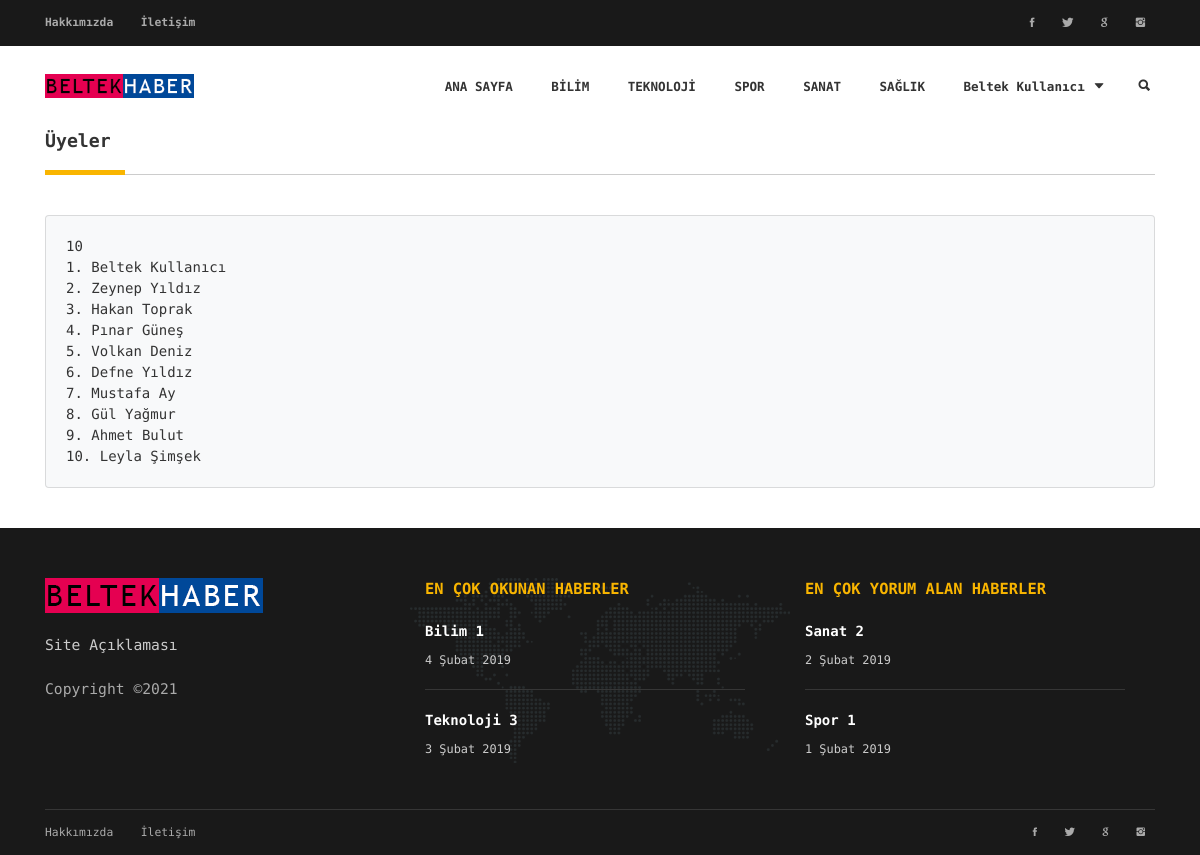
Page /index.php?sayfa=uyeler (signed in) on the committed database.
### tables this page shows
CREATE TABLE `kullanicilar` (
  `id` int(4) NOT NULL,
  `ad` varchar(40) NOT NULL,
  `soyad` varchar(40) NOT NULL,
  `eposta` varchar(40) NOT NULL,
  `sifre` varchar(32) NOT NULL,
  `yetki` int(11) NOT NULL
);

### uyeler.php (the view, shortened to what this page needs)
<div class="container">
	<h4 class="p-title"><b>Üyeler</b></h4>
	<div class="card bg-light mb-40">
	<article class="card-body">
		<?php
		include("ayarlar.php");
		$sorgu = "SELECT * FROM kullanicilar";
		$sec = mysqli_query($baglanti, $sorgu);
		$kayitSayisi = mysqli_num_rows($sec);
		echo $kayitSayisi;
		echo "<br>";
			$i=1;
			while($sonuc = mysqli_fetch_array($sec)){
				echo $i;
				echo ". ";
				echo $sonuc["ad"];
				echo $sonuc["soyad"];
				echo "<br>";
				$i++;
			}
		?>
	</article>
	</div>
</div>

### index.php (shortened to what this page needs)
<?php
	include("ayarlar.php");
	if(isset($_SESSION["oturum"])){
		$giris=1;
		$kontrolEposta = $_SESSION["oturum"];
	}
	elseif(isset($_COOKIE["oturum"])){
		$giris=1;
		$kontrolEposta = $_COOKIE["oturum"];
	}
	else $giris=0;
?>
<!DOCTYPE HTML>
<html lang="en">
<head>
	<link href="plugin-frameworks/bootstrap.css" rel="stylesheet">
	<link href="fonts/ionicons.css" rel="stylesheet">
	<link href="//maxcdn.bootstrapcdn.com/bootstrap/4.0.0/css/bootstrap.min.css" rel="stylesheet" id="bootstrap-css">
	<link rel="stylesheet" href="https://use.fontawesome.com/releases/v5.0.8/css/all.css">
	<link href="common/styles.css" rel="stylesheet">
</head>
<body>
	<header style="position: sticky">
		<div class="bg-191">
			<div class="container">
				<div class="oflow-hidden color-ash font-9 text-sm-center ptb-sm-5">
					<ul class="float-left float-sm-none list-a-plr-10 list-a-plr-sm-5 list-a-ptb-15 list-a-ptb-sm-10">
						<li><a class="pl-0 pl-sm-10" href="#">Hakkımızda</a></li>
						<li><a href="#">İletişim</a></li>
					</ul>
					<ul class="float-right float-sm-none list-a-plr-10 list-a-plr-sm-5 list-a-ptb-15 list-a-ptb-sm-5">
						<li><a class="pl-0 pl-sm-10" href="#"><i class="ion-social-facebook"></i></a></li>
						<li><a href="#"><i class="ion-social-twitter"></i></a></li>
						<li><a href="#"><i class="ion-social-google"></i></a></li>
						<li><a href="#"><i class="ion-social-instagram"></i></a></li>
					</ul>
				</div>
			</div>
		</div>
		<div class="container">
			<a class="logo" href="index.php"><img src="images/logo.png" alt="Logo"></a>
			<a class="right-area src-btn" href="#" >
				<i class="active src-icn ion-search"></i>
			</a>
			<ul class="main-menu" id="main-menu">
				<li><a href="index.php">ANA SAYFA</a></li>
				<li><a href="?sayfa=haberler&kategori=bilim">BİLİM</a></li>
				<li><a href="?sayfa=haberler&kategori=teknoloji">TEKNOLOJİ</a></li>
				<li><a href="?sayfa=haberler&kategori=spor">SPOR</a></li>
				<li><a href="?sayfa=haberler&kategori=sanat">SANAT</a></li>
				<li><a href="?sayfa=haberler&kategori=saglik">SAĞLIK</a></li>
				<?php
				if($giris==0){
					echo '<li class="drop-down"><a href="#">KULLANICI PANELİ<i class="ion-arrow-down-b"></i></a>
						<ul class="drop-down-menu drop-down-inner">
							<li><a href="?sayfa=uyeOl">ÜYE OL</a></li>
							<li><a href="?sayfa=oturumAc">OTURUM AÇ</a></li>
						</ul>
					</li>';
					}
				else {
					$sorgu = "SELECT * FROM kullanicilar WHERE eposta='$kontrolEposta'";
					$uyeBul = mysqli_query($baglanti, $sorgu);
					$uye = mysqli_fetch_array($uyeBul);
					echo '<li class="drop-down"><a href="#">'.$uye["ad"].' '.$uye["soyad"].'<i class="ion-arrow-down-b"></i></a>
						<ul class="drop-down-menu drop-down-inner">
							<li><a href="?sayfa=bilgilerim">BİLGİLERİM</a></li>';
							echo '<li><a href="?sayfa=kapat">OTURUMU KAPAT</a></li>
						</ul>
					</li>';
				}
				?>
			</ul>
			<div class="clearfix"></div>
		</div>
	</header>
		<?php
			$sayfa = @$_GET["sayfa"];
			if($sayfa==null){
				include("main.php");
			}
			else{
				include($sayfa.".php");
			}
		?>
	<footer class="bg-191 color-ccc">
		<div class="container">
			<div class="pt-50 pb-20 pos-relative">
				<div class="abs-tblr pt-50 z--1 text-center">
					<div class="h-80 pos-relative"><img class="opacty-1 h-100 w-auto" src="images/map.png" alt=""></div>
				</div>
				<div class="row">
					<div class="col-sm-4">
						<div class="mb-30">
							<a href="#"><img src="images/logo.png" alt="logo"></a>
							<p class="mtb-20 color-ccc">Site Açıklaması</p>
							<p class="color-ash">
								Copyright &copy;<script>document.write(new Date().getFullYear());</script>
							</p>
						</div>
					</div>
					<div class="col-sm-4">
						<div class="mb-30">
							<h5 class="color-primary mb-20"><b>EN ÇOK OKUNAN HABERLER</b></h5>
							<div class="mb-20">
								<a class="color-white" href="#"><b>Bilim 1</b></a>
								<h6 class="mt-10">4 Şubat 2019</h6>
							</div>
							<div class="brdr-ash-1 opacty-2 mr-30"></div>
							<div class="mt-20">
								<a class="color-white" href="#"><b>Teknoloji 3</b></a>
								<h6 class="mt-10">3 Şubat 2019</h6>
							</div>
						</div>
					</div>
					<div class="col-sm-4">
						<div class="mb-30">
							<h5 class="color-primary mb-20"><b>EN ÇOK YORUM ALAN HABERLER</b></h5>
							<div class="mb-20">
								<a class="color-white" href="#"><b>Sanat 2</b></a>
								<h6 class="mt-10">2 Şubat 2019</h6>
							</div>
							<div class="brdr-ash-1 opacty-2 mr-30"></div>
							<div class="mt-20">
								<a class="color-white" href="#"><b>Spor 1</b></a>
								<h6 class="mt-10">1 Şubat 2019</h6>
							</div>
						</div>
					</div>
				</div>
			</div>
			<div class="brdr-ash-1 opacty-2"></div>
			<div class="oflow-hidden color-ash font-9 text-sm-center ptb-sm-5">
				<ul class="float-left float-sm-none list-a-plr-10 list-a-plr-sm-5 list-a-ptb-15 list-a-ptb-sm-10">
					<li><a class="pl-0 pl-sm-10" href="#">Hakkımızda</a></li>
					<li><a href="#">İletişim</a></li>
				</ul>
				<ul class="float-right float-sm-none list-a-plr-10 list-a-plr-sm-5 list-a-ptb-15 list-a-ptb-sm-5">
					<li><a class="pl-0 pl-sm-10" href="#"><i class="ion-social-facebook"></i></a></li>
					<li><a href="#"><i class="ion-social-twitter"></i></a></li>
					<li><a href="#"><i class="ion-social-google"></i></a></li>
					<li><a href="#"><i class="ion-social-instagram"></i></a></li>
				</ul>
			</div>
		</div>
	</footer>
</body>
</html>

### common/styles.css (style rules this page uses)
html { font-size: 100%; overflow-x: hidden; width: 100%; margin: 0px; padding: 0px; touch-action: manipulation; }
body { font-size: 14px; font-family: 'Encode Sans Expanded', sans-serif; width: 100%; height: 100%; margin: 0; font-weight: 400; -webkit-font-smoothing: antialiased; -moz-osx-font-smoothing: grayscale; word-wrap: break-word; overflow-x: hidden; color: #333; }
h1, h2, h3, h4, h5, h6, p, a, ul, span, li, img, inpot, button { margin: 0; padding: 0; }
h1,h2,h3,h4,h5,h6 { line-height: 1.5; font-weight: inherit; }
p { line-height: 1.7; font-size: 1.05em; font-weight: 400; color: #555; }
h4 { font-size: 1.3em; }
h5 { font-size: 1.1em; }
h6 { font-size: .85em; }
a, button { display: inline-block; text-decoration: none; color: inherit; line-height: 1.3; -webkit-transition: all .25s ease-in-out; transition: all .25s ease-in-out; }
b { font-weight: 700; }
img { width: 100%; }
li { list-style: none; display: inline-block; line-height: 1.6; font-size: .9em; }
::placeholder { color: #ccc; }
header { position: relative; text-align: center; z-index: 1000; font-weight: 600; }
header i { font-size: 1.1em; }
header:after { content:''; clear: both; }
header .logo { float: left; height: 24px; margin: 28px 0; }
header .logo img { height: 100%; width: auto; }
header .main-menu { float: right; }
header ul.main-menu > li > a { height: 100%; line-height: 80px; padding: 0px 15px; }
header .right-area { float: right; height: 100%; line-height: 70px; margin-left: 15px; padding: 5px; }
header .src-icn, header .close-icn { display: none; }
header .src-icn.active, header .close-icn.active { display: block; }
header .main-menu li.drop-down { position: relative; text-align: left; }
header .main-menu li i { margin-left: 10px; }
.oflow-hidden { overflow: hidden; }
.opacty-1 { opacity: .1; }
.opacty-2 { opacity: .2; }
.pos-relative { position: relative; z-index: 1; }
.abs-tblr { position: absolute; top: 0; bottom: 0; left: 0; right: 0; z-index: 1; }
.z--1 { z-index: -1; }
.float-left { float: left!important; }
.float-right { float: right!important; }
.text-center { text-align: center; }
.font-9 { font-size: .9em; }
.color-white { color: #fff; }
.color-ash { color: #aaa; }
.color-ccc { color: #ccc; }
.color-primary { color: #F9B500; }
.bg-191 { background: #191919; }
.brdr-ash-1 { height: 1px; background: #aaa; }
.p-title { position: relative; padding-bottom: 20px; margin-bottom: 40px; }
.p-title:after { content:''; position: absolute; bottom: 0; left: 0; width: 100%; height: 1px; background: #ccc; }
.p-title:before { content:''; position: absolute; bottom: 0; left: 0; width: 80px; height: 5px; background: #F9B500; z-index: 1; }
.w-auto { width: auto!important; }
.h-80 { height: 80%!important; }
.h-100 { height: 100%!important; }
.list-a-plr-10 > li > a { padding-left: 10px; padding-right: 10px; }
.list-a-ptb-15 > li > a { padding-top: 15px; padding-bottom: 15px; }
.mtb-20 { margin-top: 20px!important; margin-bottom: 20px!important; }
.mb-20 { margin-bottom: 20px!important; }
.mb-30 { margin-bottom: 30px!important; }
.mb-40 { margin-bottom: 40px!important; }
.mt-10 { margin-top: 10px!important; }
.mt-20 { margin-top: 20px!important; }
.mr-30 { margin-right: 30px!important; }
.pt-50 { padding-top: 50px!important; }
.pb-20 { padding-bottom: 20px!important; }
.pl-0 { padding-left: 0px!important; }

### rows in the picture
kullanicilar: ad "Beltek", soyad "Kullanıcı"
kullanicilar: ad "Zeynep", soyad "Yıldız"
kullanicilar: ad "Hakan", soyad "Toprak"
kullanicilar: ad "Pınar", soyad "Güneş"
kullanicilar: ad "Volkan", soyad "Deniz"
kullanicilar: ad "Defne", soyad "Yıldız"
kullanicilar: ad "Mustafa", soyad "Ay"
kullanicilar: ad "Gül", soyad "Yağmur"
kullanicilar: ad "Ahmet", soyad "Bulut"
kullanicilar: ad "Leyla", soyad "Şimşek"

### other values in the picture
$kayitSayisi "10"
